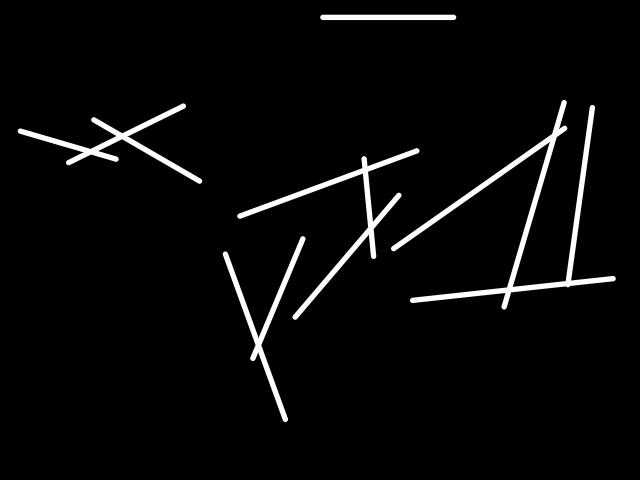
#> input picture Examples/example.png, 640 x 480 px
$ python Task5.py Examples/example.png
#> lines starting #> are read from the running program, lines starting #| are printed output that depends on the picture; after the words box and inside, x2 and y2 are one past the last pixel; in counts of white or black regions, pixels touching at a corner belong together
# c3_radius50_proj.py
# Печатает ТОЛЬКО одно число (метры, 2 знака).
# 1 px = 1 см. Диаметр дрона = 50 см → радиус 25 px.

import sys, math, cv2, numpy as np
from heapq import heappush, heappop

RADIUS_PX = 25
EPS = 1.0  # аппроксимация контуров после дилатации

def orient(a,b,c): return (b[0]-a[0])*(c[1]-a[1]) - (b[1]-a[1])*(c[0]-a[0])
def segs_cross(a,b,c,d):
    o1=orient(a,b,c); o2=orient(a,b,d); o3=orient(c,d,a); o4=orient(c,d,b)
    return (o1*o2<0) and (o3*o4<0)

def load_masks(path):
    img = cv2.imread(path, cv2.IMREAD_GRAYSCALE)
    if img is None:
        print("0.00"); sys.exit(0)
    H, W = img.shape
    # исходные препятствия (чёрное → 255)
    _, obs_orig = cv2.threshold(img, 127, 255, cv2.THRESH_BINARY_INV)
    # расширяем препятствия на радиус (конфигурационное пространство)
    k = cv2.getStructuringElement(cv2.MORPH_ELLIPSE, (RADIUS_PX*2+1, RADIUS_PX*2+1))
    obs_infl = cv2.dilate(obs_orig, k, 1)
    return img, obs_orig, obs_infl, W, H

def inflated_polys(obs_infl):
    cnts,_ = cv2.findContours(obs_infl, cv2.RETR_EXTERNAL, cv2.CHAIN_APPROX_SIMPLE)
    polys=[]
    for c in cnts:
        if cv2.contourArea(c) < 10:
            continue
        approx = cv2.approxPolyDP(c, EPS, True)
        poly=[(int(p[0][0]), int(p[0][1])) for p in approx]
        if len(poly)>=3:
            polys.append(poly)
    return polys

def segment_blocked(p,q, polys):
    # Запрещаем входить в ВНУТРЕННОСТЬ расширенных полигонов (касаться/идти вдоль ребра можно)
    for poly in polys:
        n=len(poly)
        # быстрое отсечение по bbox
        minx=min(p[0],q[0]); maxx=max(p[0],q[0])
        miny=min(p[1],q[1]); maxy=max(p[1],q[1])
        bx1=min(v[0] for v in poly); bx2=max(v[0] for v in poly)
        by1=min(v[1] for v in poly); by2=max(v[1] for v in poly)
        if maxx<bx1 or minx>bx2 or maxy<by1 or miny>by2:
            continue
        for i in range(n):
            a,b=poly[i], poly[(i+1)%n]
            if segs_cross(p,q,a,b):
                return True
        mx,my=(p[0]+q[0])/2.0, (p[1]+q[1])/2.0
        if cv2.pointPolygonTest(np.array(poly, np.int32), (mx,my), False) > 0:
            return True
    return False

def border_blocked_by_original(p,q, obs_orig, W, H):
    # По условию С2 двигаться по границе нельзя ТАМ, где препятствия касаются края.
    # Проверяем исходную маску; касание в концах отрезка разрешаем.
    if p[1]==0 and q[1]==0:
        x1,x2=sorted([p[0],q[0]]); a=obs_orig[0, x1:x2+1].copy(); a[0]=a[-1]=0; return np.any(a>0)
    if p[1]==H-1 and q[1]==H-1:
        x1,x2=sorted([p[0],q[0]]); a=obs_orig[H-1, x1:x2+1].copy(); a[0]=a[-1]=0; return np.any(a>0)
    if p[0]==0 and q[0]==0:
        y1,y2=sorted([p[1],q[1]]); a=obs_orig[y1:y2+1, 0].copy(); a[0]=a[-1]=0; return np.any(a>0)
    if p[0]==W-1 and q[0]==W-1:
        y1,y2=sorted([p[1],q[1]]); a=obs_orig[y1:y2+1, W-1].copy(); a[0]=a[-1]=0; return np.any(a>0)
    return False

def solve(path):
    img, obs_orig, obs_infl, W, H = load_masks(path)
    polys = inflated_polys(obs_infl)

    start, goal = (0,0), (W-1, H-1)

    # Узлы: старт, финиш, все вершины расширенных препятствий
    nodes = [start, goal] + [v for poly in polys for v in poly]

    # АДАПТИВНЫЕ узлы на границе — проекции всех вершин на четыре стороны + углы
    verts = [v for poly in polys for v in poly] + [start, goal]
    for (x,y) in verts:
        nodes.append((x, 0));    nodes.append((x, H-1))
        nodes.append((0, y));    nodes.append((W-1, y))
    nodes += [(W-1,0), (0,H-1)]
    nodes = list(dict.fromkeys(nodes))  # уникальные

    # Граф видимости
    n = len(nodes)
    adj = [[] for _ in range(n)]
    for i in range(n):
        p = nodes[i]
        for j in range(i+1, n):
            q = nodes[j]
            if border_blocked_by_original(p, q, obs_orig, W, H):
                continue
            if not segment_blocked(p, q, polys):
                w = math.hypot(q[0]-p[0], q[1]-p[1])
                adj[i].append((j, w)); adj[j].append((i, w))

    # Дейкстра
    sid, gid = nodes.index(start), nodes.index(goal)
    INF = 1e18
    dist = [INF]*n; dist[sid] = 0.0
    pq = [(0.0, sid)]
    while pq:
        d,i = heappop(pq)
        if d != dist[i]: continue
        if i == gid: break
        for j,w in adj[i]:
            nd = d + w
            if nd < dist[j]:
                dist[j] = nd
                heappush(pq, (nd, j))

    return dist[gid] * 0.01  # метры

def main():
    path = sys.argv[1] if len(sys.argv) > 1 else "input.png"
    m = solve(path)
#> in load_masks, img is the input picture: shape (480, 640); min 0, max 255, mean 9
#> in load_masks, `_, obs_orig = cv2.threshold(img, 127, 255, cv2.THRESH_BINARY_INV)`:
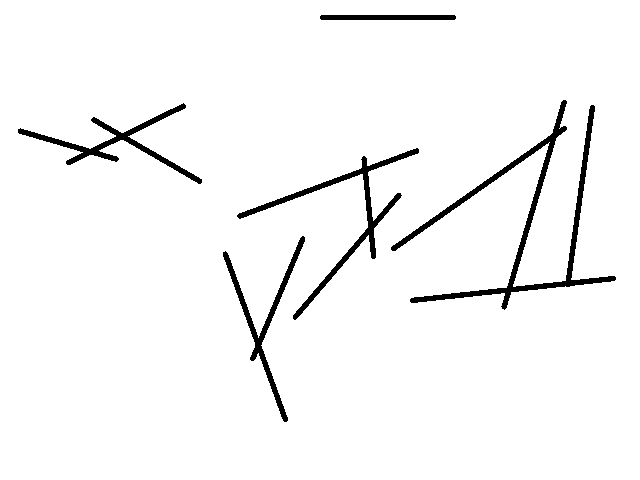
#> obs_orig: shape (480, 640); 96.5% white; 5 black regions, box (x1, y1, x2, y2) and area: (391, 100, 616, 310) 4266, (237, 148, 419, 320) 2368, (18, 103, 202, 184) 1862, (223, 236, 305, 422) 1631, (320, 15, 456, 20) 676
#> in load_masks, `obs_infl = cv2.dilate(obs_orig, k, 1)`: obs_infl: shape (480, 640); every value is 255
#> in solve, `img, obs_orig, obs_infl, W, H = load_masks(path)`: W = 640; H = 480
#> in inflated_polys, `cnts,_ = cv2.findContours(obs_infl, cv2.RETR_EXTERNAL, cv2.CHAIN_APPRO..`: cnts = [[[0, 0], [0, 479], [639, 479], [639, 0]]]
#> the loop in inflated_polys, `for c in cnts:` made 1 pass
#> poly on pass 1: [(0, 0), (0, 479), (639, 479), (639, 0)]
#> after the loop in inflated_polys, `for c in cnts:`: polys = [[(0, 0), (0, 479), (639, 479), (639, 0)]]
#> in solve, `start, goal = (0,0), (W-1, H-1)`: start = (0, 0); goal = (639, 479)
#> in solve, `nodes = [start, goal] + [v for poly in polys for v in poly]`: nodes = [(0, 0), (639, 479), (0, 0), (0, 479), (639, 479), (639, 0)]
#> in solve, `verts = [v for poly in polys for v in poly] + [start, goal]`: verts = [(0, 0), (0, 479), (639, 479), (639, 0), (0, 0), (639, 479)]
#> the loop in solve, `for (x,y) in verts:` made 6 passes
#> after the loop in solve, `for (x,y) in verts:`: nodes = 30 pairs, first value 0 to 639, second value 0 to 479
#> in solve, `nodes += [(W-1,0), (0,H-1)]`: nodes = 32 pairs, first value 0 to 639, second value 0 to 479
#> in solve, `nodes = list(dict.fromkeys(nodes))`: nodes = [(0, 0), (639, 479), (0, 479), (639, 0)]
#> in solve, `n = len(nodes)`: n = 4
#> the loop in solve, `for i in range(n):` made 4 passes
#> in solve, `sid, gid = nodes.index(start), nodes.index(goal)`: sid = 0; gid = 1
#> in solve, `dist = [INF] * n`: dist = [1e+18, 1e+18, 1e+18, 1e+18]
#> in solve, `pq = [(0.0, sid)]`: pq = [(0, 0)]
#> the loop in solve, `while pq:` made 1 pass
#> after the loop in solve, `while pq:`: dist = [0, 1e+18, 1e+18, 1e+18]
#> m = 1e+16
    print("0.00" if m >= 1e17 else f"{m:.2f}")
#| 10000000000000000.00

if __name__ == "__main__":
    main()
